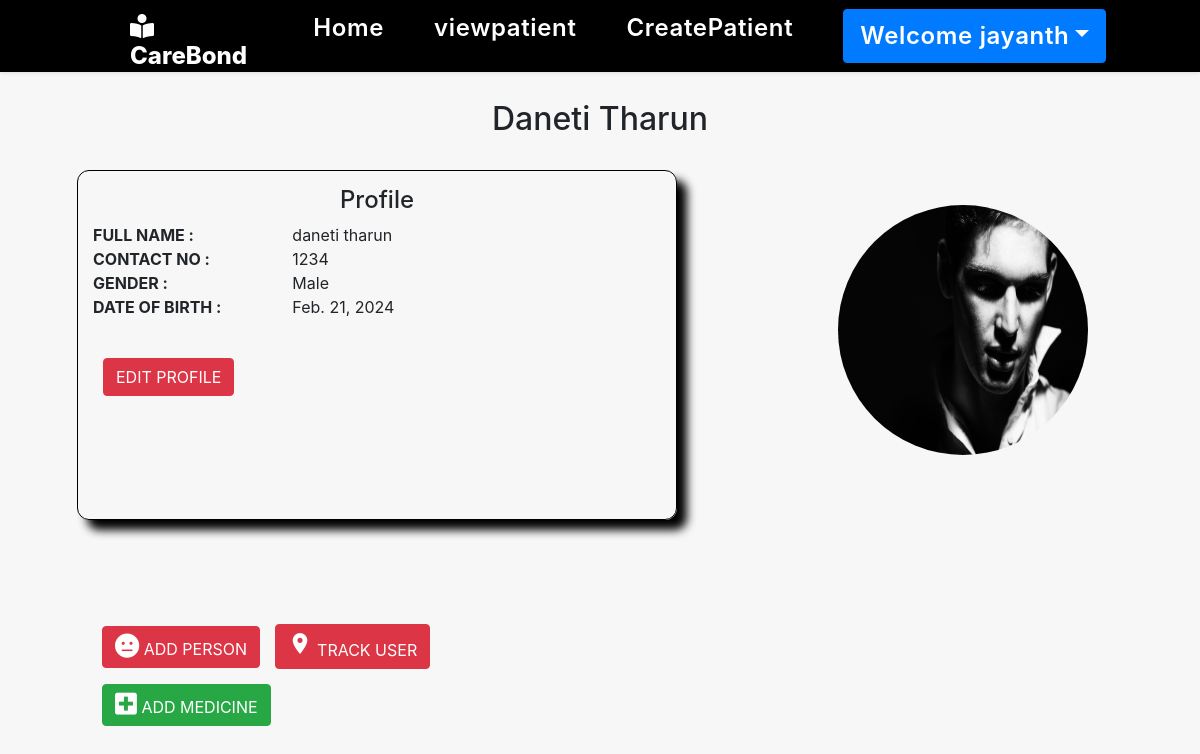
The app's page /patientedit/3 (signed in) with its own data.
### Patient/models.py (models this page shows, shortened)
class Patient(models.Model):
    user=models.ForeignKey(User,null=True,on_delete=models.CASCADE)
    care=models.ForeignKey(CareTaker,null=True,on_delete=models.CASCADE)
    facial_image = models.ImageField(default='main\static\images\profile.png',upload_to='images')
    contact=models.CharField(null=True,unique=True,max_length=13)
    gender=models.CharField(null=True,max_length=6)
    dob=models.DateField(null=True)

### main/views.py (the view)
# urls.py: path("patientedit/<int:pid>",patientedit,name='patientedit'),
def patientedit(request,pid):
    if not request.user.is_authenticated:
        return redirect('gaurdainlogin')
    error=""
    d=Patient.objects.get(id=pid)
    b={'d':d}
    return render(request,'Patientedit.html',b)

### main/templates/patientedit.html (shortened to what this page needs)
{% extends 'carenav.html' %}
{% load static%}
{% block body%}
<div class="container" style="margin-top:90px;">
    <h2 class="text-center" style="text-transform: capitalize;"> {{d.user.last_name}} {{d.user.first_name}}</h2>
    <div class="box-container">
        <div class="box-tilt">
            <div class="content">
                <h4 align="center">Profile</h4>
                <div class="row">
                    <div class="col-md-4">
                        <b>FULL NAME : </b>
                    </div>
                    <div class="col-md-6">
                        {{d.user.last_name}} {{d.user.first_name}}
                    </div>
                </div>
                <div class="row">
                    <div class="col-md-4">
                        <b>CONTACT NO : </b>
                    </div>
                    <div class="col-md-4">
                        {{d.contact}}
                    </div>
                </div>
                <div class="row">
                    <div class="col-md-4">
                        <b>GENDER : </b>
                    </div>
                    <div class="col-md-4">
                        {{d.gender}}
                    </div>
                </div>
                <div class="row">
                    <div class="col-md-4">
                        <b>DATE OF BIRTH : </b>
                    </div>
                    <div class="col-md-4">
                        {{d.dob}}
                    </div>
                </div> <br>
                <a href="#" class="btn btn-danger">EDIT PROFILE</a>
            </div>
        </div>
        <div class="box-tilt2">
            <img draggable="false" src="{{d.facial_image.url}}" alt="" class="pro" />
        </div>
        <div class="box-tilt3">
            <a href="{% url 'addperson' d.id%}" class="btn btn-danger"><i class="fas fa-meh" style="font-size:25px"></i> ADD PERSON </a>
            <a href="#" class="btn btn-danger"><i class="material-icons" style="font-size:25px">location_on</i> TRACK USER</a>
            <a href="#" class="btn btn-success"><i class="fa fa-plus-square" style="font-size:25px"></i> ADD MEDICINE</a>
        </div>
    </div>
    {%endblock%}

### main/templates/carenav.html (shortened to what this page needs)
<html >
<head>
    {% load static %}
    <link rel="stylesheet" href="https://maxcdn.bootstrapcdn.com/bootstrap/4.3.1/css/bootstrap.min.css">
    <link rel="stylesheet" href="https://use.fontawesome.com/releases/v5.6.3/css/all.css"
>
    <link rel="stylesheet" href="{% static 'mystyle.css' %}">
</head>
<body>
    <header>
		<a href="/" class="logo"><i class="	fas fa-book-reader" style="color: white;"></i> CareBond</a>
		<nav class="navbar">
			<ul>
				<li><a class="active" href="#">Home</a></li>
                <li><a class="active" href="{% url 'viewpatient' %}">viewpatient</a></li>
				<li><a href="{% url 'createpatient' %}">CreatePatient</a></li>
                <li class="navbar-item dropdown" style="color: black;" >
                    <a href="#" class="nav-link dropdown-toggle btn btn-primary" data-toggle="dropdown" >Welcome {{request.user.first_name}}</a>
                </li>
			</ul>
		</nav>
	</header>
</body>
</html>
{% block body %}
{% endblock %}

### main/static/mystyle.css (style rules this page uses)
* { margin: 0; padding: 0; box-sizing: border-box; text-decoration: none; outline: none; border: none; transition: all 0.2s linear; }
html { overflow-x: hidden; scroll-behavior: smooth; }
body { background: #f7f7f7; padding: 10px; }
html { overflow-x: hidden; }
header { position: fixed; top: 0; left: 0; right: 0; z-index: 1000; display: flex; align-items: center; justify-content: space-between; padding: 1.7rem 10%; height: 4.5rem; background-color: black; box-shadow: 0 1px 4px rgba(146, 161, 176, 0.3); }
header .logo { font-size: 1.5rem; font-weight: 800; text-decoration: none; color: white; }
header .logo i { font-size: 1.5rem; }
header .navbar ul { list-style: none; display: flex; justify-content: center; align-items: center; transition: all 1s linear; }
header .navbar li { margin-left: 2.5rem; transition: all 0.2s linear; }
header .navbar ul li a { font-size: 1.5rem; color: white; font-weight: 600; text-decoration: none; letter-spacing: 0.04rem; transition: all 0.2s linear; }
.box-container { justify-content: space-between; }
.dropdown { position: relative; display: inline-block; margin: 0 5px 0 10px; }

### main/templates/patientedit.html (style rules this page uses)
.box-container { display: flex; flex-wrap: wrap; gap: 1.5rem; margin: 2rem; }
.box-tilt { box-shadow: 1px 1px solid black; border: 1px solid black; width: 600px; height: 350px; padding: 15px; box-shadow: 10px 10px 10px black; border-radius: 12px; text-align: center; }
.box-tilt2 { box-shadow: 1px 1px solid black; width: 300px; height: 400px; padding: 15px; }
.box-tilt3 { box-shadow: 1px 1px solid black; width: 500px; padding: 15px; }
.pro { margin-top: 20px; width: 250px; height: 250px; border-radius: 50%; }
.content { text-align: left; }
a { margin-left: 10px; margin-top: 15px; }

### records on screen
Patient: user.last_name "Daneti", user.first_name "Tharun", user.last_name "daneti", user.first_name "tharun", contact "1234", gender "Male", dob "Feb. 21, 2024", facial_image (picture)

### other values on screen
{{ request.user.first_name }} "jayanth"
